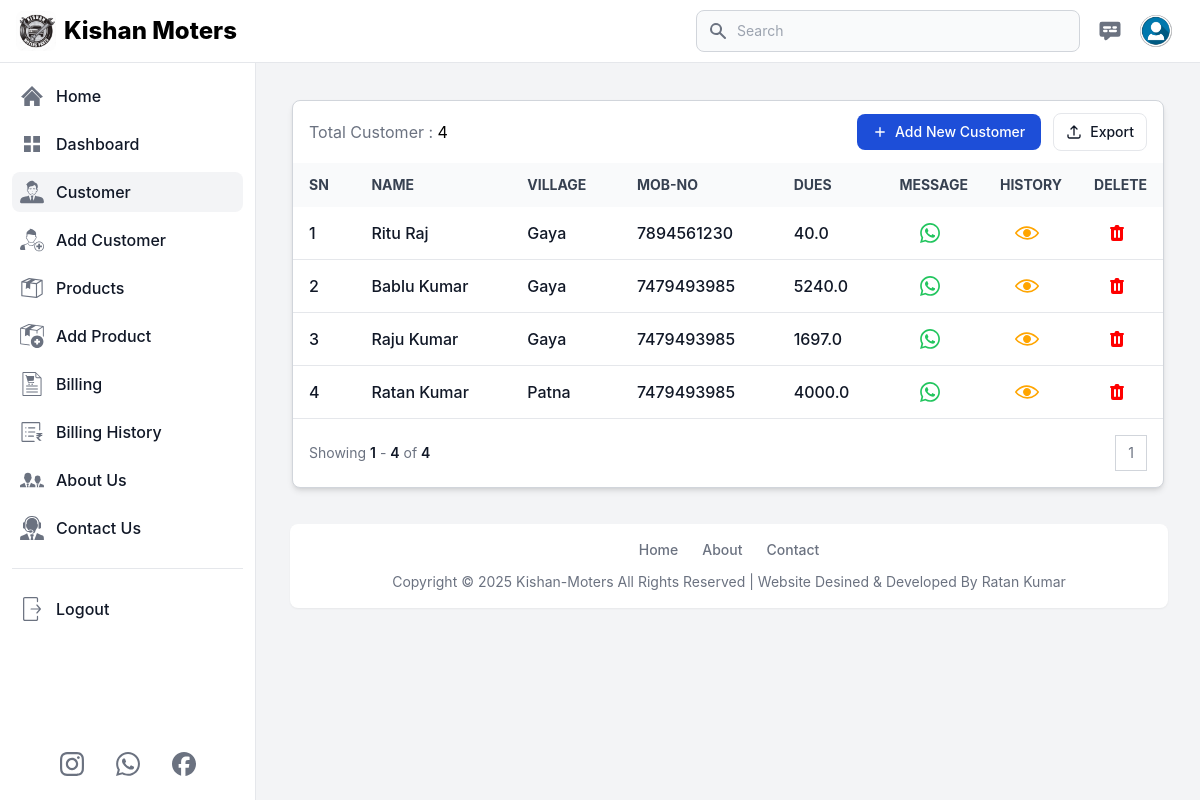
The app's page /customers (signed in) with its own data.
### app.py (models this page shows, shortened)
class Customer(db.Model):
    id = db.Column(db.Integer, primary_key=True)
    user_id = db.Column(db.Integer, db.ForeignKey('user.id'), nullable=False)
    customer_name = db.Column(db.String(100), nullable=False)
    customer_village = db.Column(db.String(100), nullable=False)
    customer_mob_no = db.Column(db.String(100), nullable=False)

### app.py (the view)
@app.route('/customers', methods=['GET', 'POST'])
def customers():
    if 'email' in session:
        user = User.query.filter_by(email=session['email']).first()
        messages = Contact_us.query.order_by(Contact_us.id.desc()).all()
        page = request.args.get('page', 1, type=int)
        customers = Customer.query.filter(Customer.user_id == user.id).order_by(Customer.id.desc()).paginate(page=page, per_page=10)
        total_customer = Customer.query.filter(Customer.user_id == user.id).count()
        customer_dues = {
            c.id: db.session.query(func.coalesce(func.sum(Billing.dues), 0))
            .filter(Billing.customer_id == c.id)
            .scalar()
            for c in customers.items
        }
        return render_template('customer.html', title='Customer', current_page='customer', user=user, customers=customers, total_customer=total_customer, min=min, enumerate=enumerate, messages=messages, customer_dues=customer_dues)
    else:
        flash('You need to login first.', 'error')
        return redirect('/login')

### templates/customer.html (shortened to what this page needs)
{% extends 'layout.html' %}
{% block content %}
<main class="p-4 md:ml-64 h-auto pt-20">
    <div class="m-2 md:m-5 max-w-screen-2xl">
        <div
            class="relative overflow-hidden bg-white shadow-md dark:bg-gray-800 rounded-lg border border-gray-300 dark:border-gray-700">
            <div
                class="flex flex-col px-4 py-3 space-y-3 lg:flex-row lg:items-center lg:justify-between lg:space-y-0 lg:space-x-4">
                <div class="flex items-center flex-1 space-x-4">
                    <h5>
                        <span class="text-gray-500">Total Customer : </span>
                        <span class="dark:text-white">{{total_customer}}</span>
                    </h5>
                </div>
                <div
                    class="flex flex-col flex-shrink-0 space-y-3 md:flex-row md:items-center lg:justify-end md:space-y-0 md:space-x-3">
                    <a href="/add_customer">
                        <button type="button"
                            class="flex items-center justify-center px-4 py-2 text-sm font-medium text-white rounded-lg bg-primary-700 hover:bg-primary-800 focus:ring-4 focus:ring-primary-300 dark:bg-primary-600 dark:hover:bg-primary-700 focus:outline-none dark:focus:ring-primary-800">
                            <svg class="h-3.5 w-3.5 mr-2" fill="currentColor" viewbox="0 0 20 20"
                                xmlns="http://www.w3.org/2000/svg" aria-hidden="true">
                                <path clip-rule="evenodd" fill-rule="evenodd"
                                    d="M10 3a1 1 0 011 1v5h5a1 1 0 110 2h-5v5a1 1 0 11-2 0v-5H4a1 1 0 110-2h5V4a1 1 0 011-1z" />
                            </svg>
                            Add New Customer
                        </button>
                    </a>
                    <a href="/download_customer">
                        <button type="button"
                            class="flex items-center justify-center flex-shrink-0 px-3 py-2 text-sm font-medium text-gray-900 bg-white border border-gray-200 rounded-lg focus:outline-none hover:bg-gray-100 hover:text-primary-700 focus:z-10 focus:ring-4 focus:ring-gray-200 dark:focus:ring-gray-700 dark:bg-gray-800 dark:text-gray-400 dark:border-gray-600 dark:hover:text-white dark:hover:bg-gray-700">
                            <svg class="w-4 h-4 mr-2" xmlns="http://www.w3.org/2000/svg" fill="none" viewbox="0 0 24 24"
                                stroke-width="2" stroke="currentColor" aria-hidden="true">
                                <path stroke-linecap="round" stroke-linejoin="round"
                                    d="M3 16.5v2.25A2.25 2.25 0 005.25 21h13.5A2.25 2.25 0 0021 18.75V16.5m-13.5-9L12 3m0 0l4.5 4.5M12 3v13.5" />
                            </svg>
                            Export
                        </button>
                    </a>
                </div>
            </div>
            <div class="overflow-x-auto">
                <table class="w-full text-sm text-left text-gray-500 dark:text-gray-400">
                    <thead
                        class="text-xs md:text-sm text-gray-700 uppercase bg-gray-50 dark:bg-gray-700 dark:text-gray-400">
                        <tr>
                            <th scope="col" class="px-4 py-3 whitespace-nowrap">SN</th>
                            <th scope="col" class="px-4 py-3 whitespace-nowrap">Name</th>
                            <th scope="col" class="px-4 py-3 whitespace-nowrap">Village</th>
                            <th scope="col" class="px-4 py-3 whitespace-nowrap">Mob-No</th>
                            <th scope="col" class="px-4 py-3 whitespace-nowrap">Dues</th>
                            <th scope="col" class="px-4 py-3 whitespace-nowrap">Message</th>
                            <th scope="col" class="px-4 py-3 whitespace-nowrap">History</th>
                            <th scope="col" class="px-4 py-3 whitespace-nowrap">Delete</th>
                        </tr>
                    </thead>
                    <tbody>
                        {% if customers.items %}
                        {% for index, customer in enumerate(customers.items, start=(customers.page - 1) *
                        customers.per_page + 1) %}
                        <tr class="border-b text-base dark:border-gray-600 hover:bg-gray-100 dark:hover:bg-gray-700">
                            <td class="px-4 py-2 font-medium text-gray-900 whitespace-nowrap dark:text-white">
                                <div class="flex items-center">
                                    {{ index}}
                                </div>
                            </td>
                            <th scope="row"
                                class="px-4 py-2 font-medium text-gray-900 whitespace-nowrap dark:text-white">
                                <div class="flex items-center">
                                    {{customer.customer_name}}
                                </div>
                            </th>
                            <td class="px-4 py-2 font-medium text-gray-900 whitespace-nowrap dark:text-white">
                                <div class="flex items-center">
                                    {{customer.customer_village}}
                                </div>
                            </td>
                            <td class="px-4 py-2 font-medium text-gray-900 whitespace-nowrap dark:text-white">
                                <div class="flex items-center">
                                    {{customer.customer_mob_no}}
                                </div>
                            </td>
                            <td class="px-4 py-2 font-medium text-gray-900 whitespace-nowrap dark:text-white">
                                <div class="flex items-center">
                                    {{customer_dues[customer.id]}}
                                </div>
                            </td>
                            <td class="px-4 w-3 py-2 font-medium text-gray-900 whitespace-nowrap dark:text-white">
                                <div
                                    class="flex items-center justify-center mr-2 p-2 hover:bg-slate-800 hover:rounded-md">
                                    <a href="https://wa.me/91{{customer.customer_mob_no}}?text=Congratulations {{customer.customer_name}}, Welcome to Kishan Motors! We're excited to have you with us. Enjoy top-notch service and a great experience with us!"
                                        target="_blank">
                                        <button class="flex justify-center items-center">
                                        </button>
                                    </a>
                                </div>
                            </td>
                            <td class="px-4 w-3 py-2 font-medium text-gray-900 whitespace-nowrap dark:text-white">
                                <div
                                    class="flex items-center justify-center mr-2 p-2 hover:bg-slate-800 hover:rounded-md">
                                    <a href="{{ url_for('customer_detail', id=customer.id)}}">
                                        <button class="flex justify-center items-center">
                                        </button>
                                    </a>
                                </div>
                            </td>
                            <td class="px-4 w-3 py-2 font-medium text-gray-900 whitespace-nowrap dark:text-white">
                                <div
                                    class="flex items-center justify-center mr-2 p-2 hover:bg-slate-800 hover:rounded-md">
                                    <button class="flex justify-center items-center" id="deleteButton-{{ customer.id }}"
                                        data-modal-target="deleteModal-{{ customer.id }}"
                                        data-modal-toggle="deleteModal-{{ customer.id}}">
                                    </button>
                                </div>
                            </td>
                        </tr>
                        {% endfor %}
                        {% else %}
                        <tr>
                            <td colspan="7" class="text-center p-5">No Customer Found.</td>
                        </tr>
                        {% endif %}
                    </tbody>
                </table>
            </div>
            <nav class="flex flex-col items-start justify-between p-4 space-y-3 md:flex-row md:items-center md:space-y-0"
                aria-label="Table navigation">
                <span class="text-sm font-normal text-gray-500 dark:text-gray-400">
                    Showing
                    <span class="font-semibold text-gray-900 dark:text-white">{{ customers.page * customers.per_page -
                        customers.per_page + 1 }}</span>
                    -
                    <span class="font-semibold text-gray-900 dark:text-white">{{ min(customers.page *
                        customers.per_page, total_customer) }}</span>
                    of
                    <span class="font-semibold text-gray-900 dark:text-white">{{ total_customer }}</span>
                </span>
                <ul class="inline-flex items-stretch -space-x-px">
                    {% for num in customers.iter_pages(left_edge=1, right_edge=1, left_current=2, right_current=2) %}
                    {% if num %}
                    <li>
                        <a href="#"
                            class="flex items-center justify-center px-3 py-2 text-sm leading-tight text-gray-500 bg-white border border-gray-300 hover:bg-gray-100 hover:text-gray-700 dark:bg-gray-800 dark:border-gray-700 dark:text-gray-400 dark:hover:bg-gray-700 dark:hover:text-white">{{
                            num }}</a>
                    </li>
                    {% else %}
                    <li>
                        <a href="#"
                            class="flex items-center justify-center px-3 py-2 text-sm leading-tight text-gray-500 bg-white border border-gray-300 hover:bg-gray-100 hover:text-gray-700 dark:bg-gray-800 dark:border-gray-700 dark:text-gray-400 dark:hover:bg-gray-700 dark:hover:text-white">...</a>
                    </li>
                    {% endif %}
                    {% endfor %}
                </ul>
            </nav>
        </div>
    </div>
</main>
{% endblock %}

### records on screen
Customer: user "1", customer_name "Ritu Raj", customer_village "Gaya", customer_mob_no "7894561230", customer_dues "40.0"
Customer: index "2", customer_name "Bablu Kumar", customer_village "Gaya", customer_mob_no "7479493985", customer_dues "5240.0"
Customer: id "3", customer_name "Raju Kumar", customer_village "Gaya", customer_mob_no "7479493985", customer_dues "1697.0"
Customer: index "4", customer_name "Ratan Kumar", customer_village "Patna", customer_mob_no "7479493985", customer_dues "4000.0"

### other values on screen
{{ total_customer }} "4"
{{ num }} "1"
